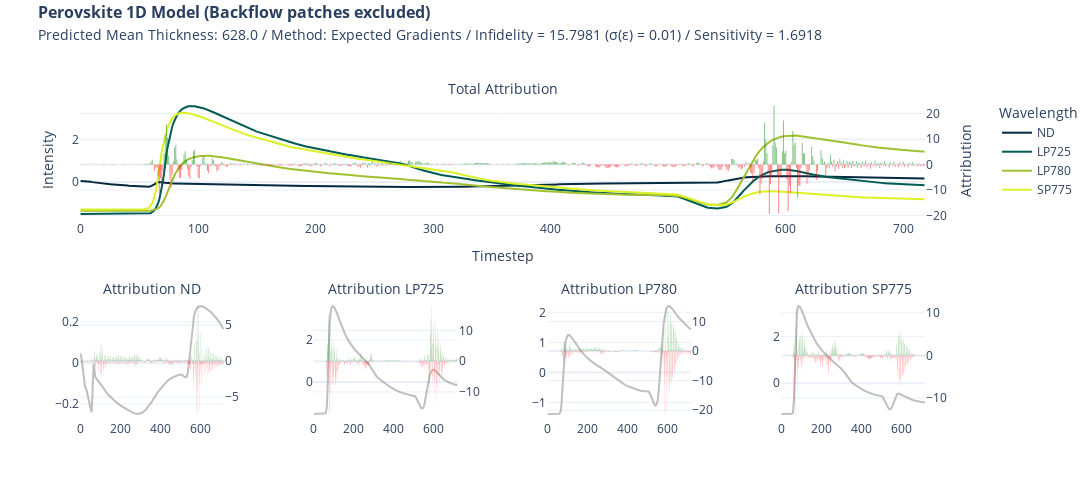

Notebook code for this chart:
### Code cell
import plotly.graph_objects as go


def format_title(title, subtitle=None, font_size=16, subtitle_font_size=14):
    title = f'<span style="font-size: {font_size}px;"><b>{title}</b></span>'
    if not subtitle:
        return title
    subtitle = f'<span style="font-size: {subtitle_font_size}px;">{subtitle}</span>'
    return f"{title}<br>{subtitle}"

if target == "pce":
    subtitle = "Predicted PCE: "
else:
    subtitle = "Predicted Mean Thickness: "

from plotly.subplots import make_subplots

fig = make_subplots(
    rows=2,
    cols=4,
    specs=[
        [{"secondary_y": True, "colspan": 4}, None, None, None],
        [
            {"secondary_y": True},
            {"secondary_y": True},
            {"secondary_y": True},
            {"secondary_y": True},
        ],
    ],
    subplot_titles=(
        format_title("", "Total Attribution"),
        format_title("", "Attribution ND"),
        format_title("", "Attribution LP725"),
        format_title("", "Attribution LP780"),
        format_title("", "Attribution SP775"),
    ),
)

fig.add_trace(
    go.Bar(
        y=attr_eg.squeeze().sum(axis=0),
        name="Attribution",
        marker_color=np.where(attr_eg.squeeze().sum(axis=0) < 0, "red", "green"),
        opacity=0.5,
        showlegend=False,
        marker_line_width=0,
    ),
    secondary_y=True,
)

fig.add_trace(go.Scatter(y=x[0], name="ND", marker_color="#042940"))
fig.add_trace(go.Scatter(y=x[1], name="LP725", marker_color="#005C53"))
fig.add_trace(go.Scatter(y=x[2], name="LP780", marker_color="#9FC131"))
fig.add_trace(go.Scatter(y=x[3], name="SP775", marker_color="#DBF227"))

fig.update_yaxes(title="Intensity")
fig.update_yaxes(title_text="Attribution", secondary_y=True)
fig.update_xaxes(title="Timestep")

fig.add_trace(
    go.Scatter(y=x[0], name="ND", marker_color="grey", opacity=0.5, showlegend=False),
    row=2,
    col=1,
)
fig.add_trace(
    go.Bar(
        y=attr_eg.squeeze()[0],
        marker_color=np.where(attr_eg.squeeze()[0] < 0, "red", "green"),
        opacity=0.5,
        showlegend=False,
        marker_line_width=0,
    ),
    secondary_y=True,
    row=2,
    col=1,
)

fig.update_yaxes(title=None, row=2, col=1)
fig.update_yaxes(title_text=None, secondary_y=True, row=2, col=1)
fig.update_xaxes(title=None, row=2, col=1)

fig.add_trace(
    go.Scatter(
        y=x[1], name="LP725", marker_color="grey", opacity=0.5, showlegend=False
    ),
    row=2,
    col=2,
)
fig.add_trace(
    go.Bar(
        y=attr_eg.squeeze()[1],
        marker_color=np.where(attr_eg.squeeze()[1] < 0, "red", "green"),
        opacity=0.5,
        showlegend=False,
        marker_line_width=0,
    ),
    secondary_y=True,
    row=2,
    col=2,
)

fig.update_yaxes(title=None, row=2, col=2)
fig.update_yaxes(title_text=None, secondary_y=True, row=2, col=2)
fig.update_xaxes(title=None, row=2, col=2)

fig.add_trace(
    go.Scatter(
        y=x[2], name="LP780", marker_color="grey", opacity=0.5, showlegend=False
    ),
    row=2,
    col=3,
)
fig.add_trace(
    go.Bar(
        y=attr_eg.squeeze()[2],
        marker_color=np.where(attr_eg.squeeze()[2] < 0, "red", "green"),
        opacity=0.5,
        showlegend=False,
        marker_line_width=0,
    ),
    secondary_y=True,
    row=2,
    col=3,
)

fig.update_yaxes(title=None, row=2, col=3)
fig.update_yaxes(title_text=None, secondary_y=True, row=2, col=3)
fig.update_xaxes(title=None, row=2, col=3)

fig.add_trace(
    go.Scatter(
        y=x[3], name="SP775", marker_color="grey", opacity=0.5, showlegend=False
    ),
    row=2,
    col=4,
)
fig.add_trace(
    go.Bar(
        y=attr_eg.squeeze()[3],
        marker_color=np.where(attr_eg.squeeze()[3] < 0, "red", "green"),
        opacity=0.5,
        showlegend=False,
        marker_line_width=0,
    ),
    secondary_y=True,
    row=2,
    col=4,
)

fig.update_yaxes(title=None, row=2, col=4)
fig.update_yaxes(title_text=None, secondary_y=True, row=2, col=4)
fig.update_xaxes(title=None, row=2, col=4)

fig.update_layout(
    title=format_title(
        "Perovskite 1D Model (Backflow patches excluded)",
        subtitle
        + str(np.round(y,2))
        + " / Method: Expected Gradients / Infidelity = "
        + str(*np.round(infid_eg.numpy(), 4))
        + " ("
        + "\u03C3"
        + "("
        + "\u03B5"
        + ") = "
        + str(std_noise)
        + ")"
        + " / Sensitivity = "
        + str(*np.round(sens_eg.numpy(), 4)),
    ),
    legend_title="Wavelength",
    title_y=0.965,
    title_x=0.035,
    template="plotly_white",
    height=500,
    width=1200,
)

fig.write_image("xai/images/"+ target + "/1D/1D_nb_eg.png", scale=2)

fig.show()

### Figure 1 — Plotly figure (JSON) as saved in the notebook; plotly's stock layout.template omitted (floating-point values rounded to 4 significant figures; data arrays with more than 128 entries replaced by an {"elided": "..."} marker saying what was removed)
{"data": [{"marker": {"color": {"elided": "719 str values"}, "line": {"width": 0}}, "name": "Attribution", "opacity": 0.5, "showlegend": false, "type": "bar", "xaxis": "x", "y": {"elided": "719 float values"}, "yaxis": "y2"}, {"marker": {"color": "#042940"}, "name": "ND", "type": "scatter", "y": {"elided": "719 float values"}}, {"marker": {"color": "#005C53"}, "name": "LP725", "type": "scatter", "y": {"elided": "719 float values"}}, {"marker": {"color": "#9FC131"}, "name": "LP780", "type": "scatter", "y": {"elided": "719 float values"}}, {"marker": {"color": "#DBF227"}, "name": "SP775", "type": "scatter", "y": {"elided": "719 float values"}}, {"marker": {"color": "grey"}, "name": "ND", "opacity": 0.5, "showlegend": false, "type": "scatter", "xaxis": "x2", "y": {"elided": "719 float values"}, "yaxis": "y3"}, {"marker": {"color": {"elided": "719 str values"}, "line": {"width": 0}}, "opacity": 0.5, "showlegend": false, "type": "bar", "xaxis": "x2", "y": {"elided": "719 float values"}, "yaxis": "y4"}, {"marker": {"color": "grey"}, "name": "LP725", "opacity": 0.5, "showlegend": false, "type": "scatter", "xaxis": "x3", "y": {"elided": "719 float values"}, "yaxis": "y5"}, {"marker": {"color": {"elided": "719 str values"}, "line": {"width": 0}}, "opacity": 0.5, "showlegend": false, "type": "bar", "xaxis": "x3", "y": {"elided": "719 float values"}, "yaxis": "y6"}, {"marker": {"color": "grey"}, "name": "LP780", "opacity": 0.5, "showlegend": false, "type": "scatter", "xaxis": "x4", "y": {"elided": "719 float values"}, "yaxis": "y7"}, {"marker": {"color": {"elided": "719 str values"}, "line": {"width": 0}}, "opacity": 0.5, "showlegend": false, "type": "bar", "xaxis": "x4", "y": {"elided": "719 float values"}, "yaxis": "y8"}, {"marker": {"color": "grey"}, "name": "SP775", "opacity": 0.5, "showlegend": false, "type": "scatter", "xaxis": "x5", "y": {"elided": "719 float values"}, "yaxis": "y9"}, {"marker": {"color": {"elided": "719 str values"}, "line": {"width": 0}}, "opacity": 0.5, "showlegend": false, "type": "bar", "xaxis": "x5", "y": {"elided": "719 float values"}, "yaxis": "y10"}], "layout": {"annotations": [{"font": {"size": 16}, "showarrow": false, "text": "<span style=\"font-size: 16px;\"><b></b></span><br><span style=\"font-size: 14px;\">Total Attribution</span>", "x": 0.47, "xanchor": "center", "xref": "paper", "y": 1, "yanchor": "bottom", "yref": "paper"}, {"font": {"size": 16}, "showarrow": false, "text": "<span style=\"font-size: 16px;\"><b></b></span><br><span style=\"font-size: 14px;\">Attribution ND</span>", "x": 0.08, "xanchor": "center", "xref": "paper", "y": 0.375, "yanchor": "bottom", "yref": "paper"}, {"font": {"size": 16}, "showarrow": false, "text": "<span style=\"font-size: 16px;\"><b></b></span><br><span style=\"font-size: 14px;\">Attribution LP725</span>", "x": 0.34, "xanchor": "center", "xref": "paper", "y": 0.375, "yanchor": "bottom", "yref": "paper"}, {"font": {"size": 16}, "showarrow": false, "text": "<span style=\"font-size: 16px;\"><b></b></span><br><span style=\"font-size: 14px;\">Attribution LP780</span>", "x": 0.6, "xanchor": "center", "xref": "paper", "y": 0.375, "yanchor": "bottom", "yref": "paper"}, {"font": {"size": 16}, "showarrow": false, "text": "<span style=\"font-size: 16px;\"><b></b></span><br><span style=\"font-size: 14px;\">Attribution SP775</span>", "x": 0.86, "xanchor": "center", "xref": "paper", "y": 0.375, "yanchor": "bottom", "yref": "paper"}], "height": 500, "legend": {"title": {"text": "Wavelength"}}, "title": {"text": "<span style=\"font-size: 16px;\"><b>Perovskite 1D Model (Backflow patches excluded)</b></span><br><span style=\"font-size: 14px;\">Predicted Mean Thickness: 628.0 / Method: Expected Gradients / Infidelity = 15.7981 (σ(ε) = 0.01) / Sensitivity = 1.6918</span>", "x": 0.035, "y": 0.965}, "width": 1200, "xaxis": {"anchor": "y", "domain": [0, 0.94], "title": {"text": "Timestep"}}, "xaxis2": {"anchor": "y3", "domain": [0, 0.16], "title": {}}, "xaxis3": {"anchor": "y5", "domain": [0.26, 0.42], "title": {}}, "xaxis4": {"anchor": "y7", "domain": [0.52, 0.68], "title": {}}, "xaxis5": {"anchor": "y9", "domain": [0.78, 0.94], "title": {}}, "yaxis": {"anchor": "x", "domain": [0.625, 1], "title": {"text": "Intensity"}}, "yaxis10": {"anchor": "x5", "overlaying": "y9", "side": "right", "title": {}}, "yaxis2": {"anchor": "x", "overlaying": "y", "side": "right", "title": {"text": "Attribution"}}, "yaxis3": {"anchor": "x2", "domain": [0, 0.375], "title": {}}, "yaxis4": {"anchor": "x2", "overlaying": "y3", "side": "right", "title": {}}, "yaxis5": {"anchor": "x3", "domain": [0, 0.375], "title": {}}, "yaxis6": {"anchor": "x3", "overlaying": "y5", "side": "right", "title": {}}, "yaxis7": {"anchor": "x4", "domain": [0, 0.375], "title": {}}, "yaxis8": {"anchor": "x4", "overlaying": "y7", "side": "right", "title": {}}, "yaxis9": {"anchor": "x5", "domain": [0, 0.375], "title": {}}}}
